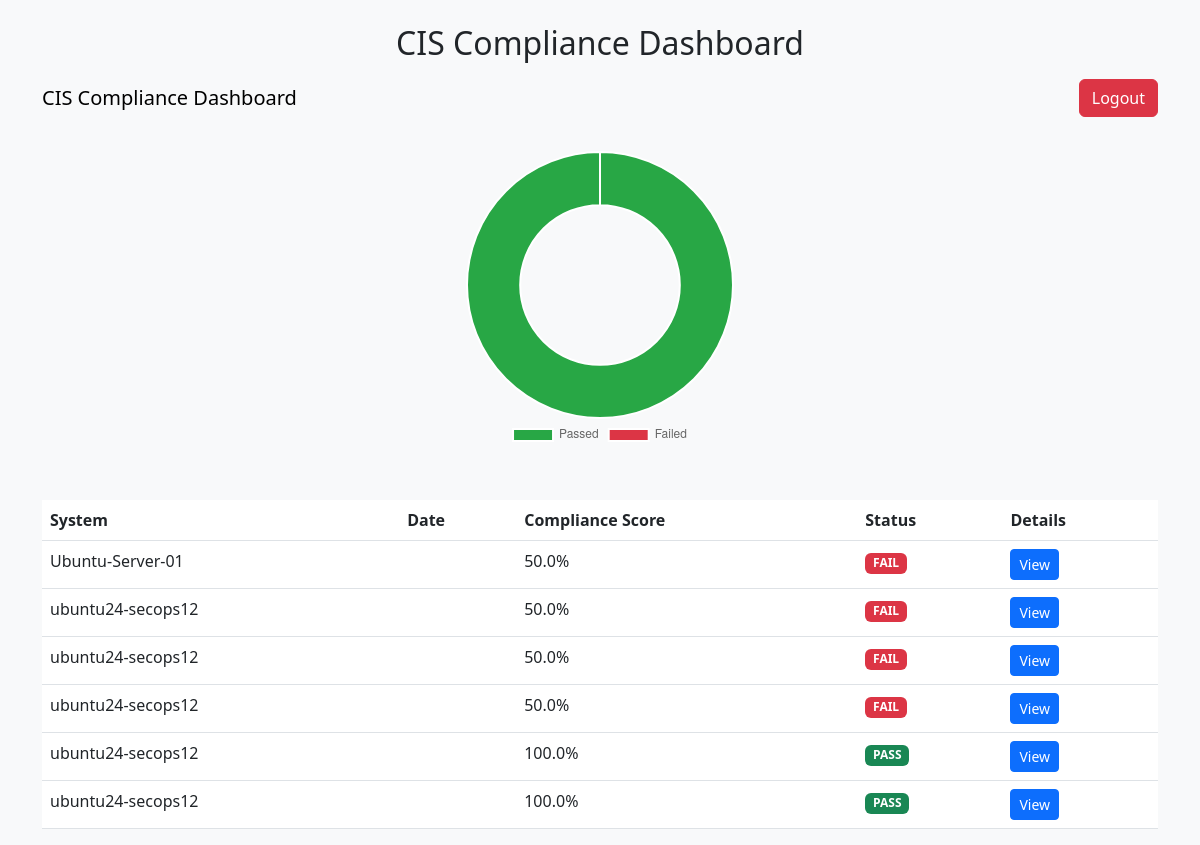
The page /dashboard/ (signed in) on the database its author committed.
### api/models.py (models this page shows, shortened)
class ComplianceReport(models.Model):
    system_name = models.CharField(max_length=255)
    scan_Date = models.DateTimeField(auto_now_add=True)
    compliance_score = models.FloatField()
    report_data = models.JSONField()
    status = models.CharField(max_length=50, choices=[('Pass', 'Pass'), ('FAIL', 'Fail')])

### web/views.py (the view)
# urls.py: path('dashboard/', dashboard, name="dashboard"),
@login_required
def dashboard(request):
    reports = ComplianceReport.objects.all()
    return render(request, "web/dashboard.html", {"reports": reports})

### web/templates/web/dashboard.html (shortened to what this page needs)
<!DOCTYPE html>
<html lang="en">
<head>
    <link href="https://cdn.jsdelivr.net/npm/bootstrap@5.3.0/dist/css/bootstrap.min.css" rel="stylesheet">
</head>
<body class="bg-light">
    <div class="container mt-4">
        <h2 class="text-center">CIS Compliance Dashboard</h2>
        <nav class="navbar navbar-light bg-light">
            <a class="navbar-brand" href="#">CIS Compliance Dashboard</a>
            <a class="btn btn-danger" href="{% url 'logout' %}">Logout</a>
        </nav>
        <div id="chart-container">
            <canvas id="complianceChart"></canvas>
        </div>
        <table class="table mt-4">
            <thead>
                <tr>
                    <th>System</th>
                    <th>Date</th>
                    <th>Compliance Score</th>
                    <th>Status</th>
                    <th>Details</th>
                </tr>
            </thead>
            <tbody>
                {% for report in reports %}
                <tr>
                    <td>{{ report.system_name }}</td>
                    <td>{{ report.scan_date }}</td>
                    <td>{{ report.compliance_score }}%</td>
                    <td>
                        <span class="badge {% if report.status == 'PASS' %}bg-success{% else %}bg-danger{% endif %}">
                            {{ report.status }}
                        </span>
                    </td>
                    <td>
                        <a href="{% url 'report_detail' report.id %}" class="btn btn-primary btn-sm">View</a>
                    </td>
                </tr>
                {% empty %}
                <tr>
                    <td colspan="5" class="text-center">No reports available.</td>
                </tr>
                {% endfor %}
            </tbody>
        </table>
    </div>
    {% with reports|dictsortreversed:"compliance_score"|first as latest_report %}
    <script>
        var ctx = document.getElementById('complianceChart').getContext('2d');
        var complianceScore = {{ latest_report.compliance_score|default:0 }};
        var complianceChart = new Chart(ctx, {
            type: 'doughnut',
            options: {
                responsive: true,
                maintainAspectRatio: false,
                cutout: '60%', // Reduce doughnut thickness
                plugins: {
                    legend: {
                        position: 'bottom' // Move legend to bottom
                    }
                }
            },
            data: {
                labels: ['Passed', 'Failed'],
                datasets: [{
                    data: [complianceScore, 100 - complianceScore],
                    backgroundColor: ['#28a745', '#dc3545']
                }]
            }
        });
    </script>
    {% endwith %}
</body>
</html>

### web/templates/web/dashboard.html (style rules this page uses)
#chart-container { display: flex; justify-content: center; align-items: center; height: 350px; }
#complianceChart { max-width: 300px; max-height: 300px; }

### rows shown on the page
ComplianceReport: system_name "Ubuntu-Server-01", compliance_score "50.0", status "FAIL"
ComplianceReport: system_name "ubuntu24-secops12", compliance_score "50.0", status "FAIL"
ComplianceReport: system_name "ubuntu24-secops12", compliance_score "50.0", status "FAIL"
ComplianceReport: system_name "ubuntu24-secops12", compliance_score "50.0", status "FAIL"
ComplianceReport: system_name "ubuntu24-secops12", compliance_score "100.0", status "PASS"
ComplianceReport: system_name "ubuntu24-secops12", compliance_score "100.0", status "PASS"

### other values the page prints
chart data {{ latest_report.compliance_score|default:0 }} 100.0
